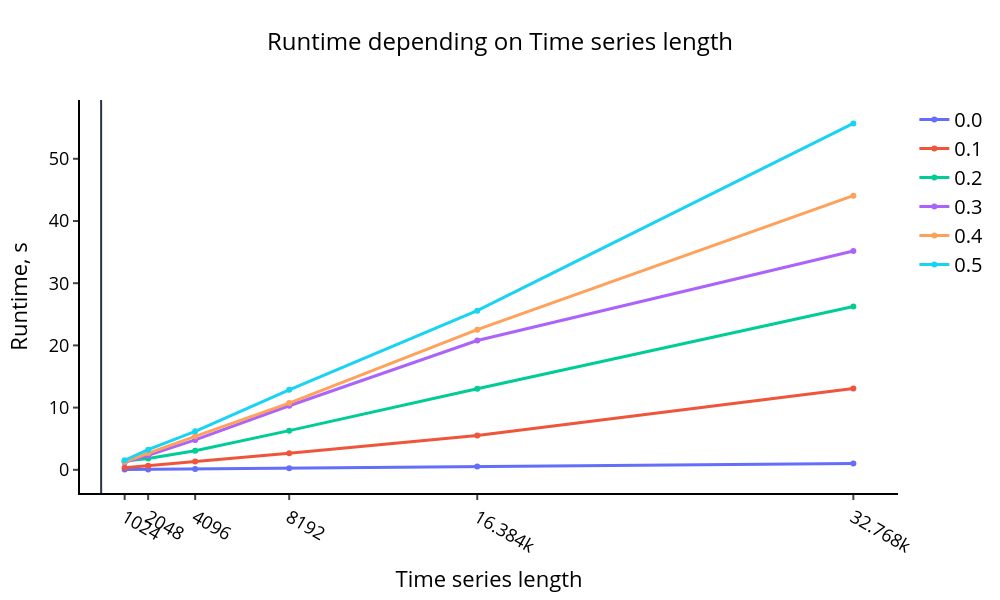

Notebook code for this chart:
### Code cell
comparison_param = np.array(r_list)
visualize_plot_times(naive_exp1_times, comparison_param, exp1_params)

### Figure 1 — Plotly figure (JSON) as saved in the notebook; plotly's stock layout.template omitted (floating-point values rounded to 4 significant figures)
{"data": [{"line": {"width": 3}, "name": "0.0", "x": [1024, 2048, 4096, 8192, 16384, 32768], "y": [0.03358, 0.0655, 0.1298, 0.2629, 0.5225, 1.027], "type": "scatter"}, {"line": {"width": 3}, "name": "0.1", "x": [1024, 2048, 4096, 8192, 16384, 32768], "y": [0.3155, 0.6484, 1.348, 2.673, 5.509, 13.07], "type": "scatter"}, {"line": {"width": 3}, "name": "0.2", "x": [1024, 2048, 4096, 8192, 16384, 32768], "y": [1.408, 1.816, 3.068, 6.295, 13.04, 26.27], "type": "scatter"}, {"line": {"width": 3}, "name": "0.3", "x": [1024, 2048, 4096, 8192, 16384, 32768], "y": [1.191, 2.319, 4.805, 10.3, 20.79, 35.17], "type": "scatter"}, {"line": {"width": 3}, "name": "0.4", "x": [1024, 2048, 4096, 8192, 16384, 32768], "y": [1.29, 2.685, 5.386, 10.73, 22.53, 44.07], "type": "scatter"}, {"line": {"width": 3}, "name": "0.5", "x": [1024, 2048, 4096, 8192, 16384, 32768], "y": [1.537, 3.24, 6.193, 12.85, 25.58, 55.69], "type": "scatter"}], "layout": {"xaxis": {"title": {"text": "Time series length", "font": {"size": 22, "color": "black"}}, "tickfont": {"size": 18, "color": "black"}, "showgrid": false, "linecolor": "#000", "ticks": "outside", "linewidth": 2, "tickwidth": 2, "tickvals": [1024, 2048, 4096, 8192, 16384, 32768]}, "yaxis": {"title": {"text": "Runtime, s", "font": {"size": 22, "color": "black"}}, "tickfont": {"size": 18, "color": "black"}, "showgrid": false, "linecolor": "#000", "ticks": "outside", "zeroline": false, "linewidth": 2, "tickwidth": 2}, "title": {"font": {"size": 24, "color": "black"}, "text": "Runtime depending on Time series length", "x": 0.5, "xanchor": "center"}, "legend": {"font": {"size": 20, "color": "black"}}, "plot_bgcolor": "rgba(0,0,0,0)", "paper_bgcolor": "rgba(0,0,0,0)", "width": 1000, "height": 600}}
